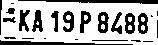
#> input picture plate_images/plate_7KA19P8488_2024-09-17 01-06-09.jpg, 158 x 45 px, given in place of the camera
$ python app.py
#> lines starting #> are read from the running program, lines starting #| are printed output that depends on the picture; after the words box and inside, x2 and y2 are one past the last pixel; in counts of white or black regions, pixels touching at a corner belong together
#> in main, frame is the input picture: shape (45, 158, 3); min 0, max 255, mean 178.4
import cv2
import numpy as np
import pytesseract
import pandas as pd
from datetime import datetime
import os
import openpyxl
from openpyxl.drawing.image import Image as XLImage
from openpyxl.styles import Alignment, Font
from openpyxl.utils import get_column_letter

# Set the path to the Tesseract executable (update this path according to your installation)
pytesseract.pytesseract.tesseract_cmd = r'C:\Program Files\Tesseract-OCR\tesseract.exe'  # For Windows
# pytesseract.pytesseract.tesseract_cmd = r'/usr/local/bin/tesseract'  # For macOS/Linux

def preprocess_image(image):
    if len(image.shape) == 3:
        gray = cv2.cvtColor(image, cv2.COLOR_BGR2GRAY)
    else:
        gray = image
    blur = cv2.GaussianBlur(gray, (5, 5), 0)
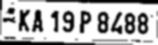
#> blur: shape (45, 158); min 0, max 255, mean 179.8

    # Apply edge detection
    edges = cv2.Canny(blur, 50, 150)
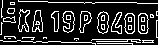
#> edges: shape (45, 158); 18.4% white in thin lines or dots

    # Dilate the edges to connect them
    kernel = np.ones((3,3), np.uint8)
    dilated = cv2.dilate(edges, kernel, iterations=1)
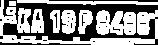
#> dilated: shape (45, 158); 55.3% white; 37 black regions (32 under 20 px)

    return dilated

def detect_plate(image):
    contours, _ = cv2.findContours(image, cv2.RETR_TREE, cv2.CHAIN_APPROX_SIMPLE)
#> contours = 40 contours, 27 with area under 20; largest, box (x1, y1, x2, y2) and area: (0, 0, 158, 45) 1502, (96, 10, 136, 35) 748, (17, 0, 158, 5) 291, (61, 10, 76, 34) 266, (31, 9, 44, 33) 223
    contours = sorted(contours, key=cv2.contourArea, reverse=True)[:10]
#> contours = 10 contours; largest, box (x1, y1, x2, y2) and area: (0, 0, 158, 45) 1502, (96, 10, 136, 35) 748, (17, 0, 158, 5) 291, (61, 10, 76, 34) 266, (31, 9, 44, 33) 223

    for contour in contours:
        perimeter = cv2.arcLength(contour, True)
        approx = cv2.approxPolyDP(contour, 0.018 * perimeter, True)

        if len(approx) == 4:
            x, y, w, h = cv2.boundingRect(contour)
            aspect_ratio = float(w) / h

            # Check if the aspect ratio is typical for a license plate
            if 2 <= aspect_ratio <= 5:
                return (x, y, w, h)
#> this loop made 10 passes
#> perimeter on passes 1, 2, 4, 5, 6, 7, 8, 9, 10: 704, 168.6, 73.46, 69.31, 66.97, 58.49, 27.9, 35.31, 26.73
#> (perimeter, approx) on pass 3: (288.1, [[17, 0], [157, 4]])

    return None

# [82 lines left out: functions deskew, recognize_plate, save_to_excel, not called in this run]

def main():
    cap = cv2.VideoCapture(0)

    if not os.path.exists('plate_images'):
        os.makedirs('plate_images')

    last_plate = ""
    while True:
        ret, frame = cap.read()
        if not ret:
            print("Failed to grab frame")
            break

        processed = preprocess_image(frame)
        plate_coords = detect_plate(processed)

        if plate_coords is not None:
            x, y, w, h = plate_coords
            plate_img = frame[y:y+h, x:x+w]
            plate_number = recognize_plate(plate_img)

            if plate_number and len(plate_number) > 5 and plate_number != last_plate:
                last_plate = plate_number
                timestamp = datetime.now().strftime("%Y-%m-%d %H:%M:%S")
                plate_filename = f"plate_images/plate_{plate_number}_{timestamp.replace(':', '-')}.jpg"
                cv2.imwrite(plate_filename, plate_img)

                save_to_excel(plate_number, timestamp, plate_filename)

                cv2.rectangle(frame, (x, y), (x + w, y + h), (0, 255, 0), 2)
                cv2.putText(frame, plate_number, (x, y - 10), cv2.FONT_HERSHEY_SIMPLEX, 0.9, (0, 255, 0), 2)

        cv2.imshow('Number Plate Detector', frame)

        if cv2.waitKey(1) & 0xFF == ord('q'):
#> (key q is pressed here)
            break

    cap.release()
    cv2.destroyAllWindows()

if __name__ == "__main__":
    main()
